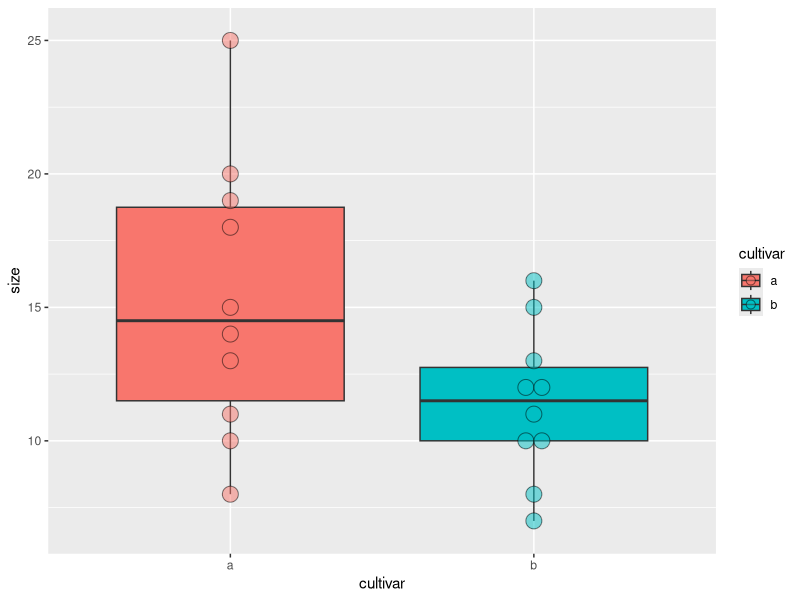
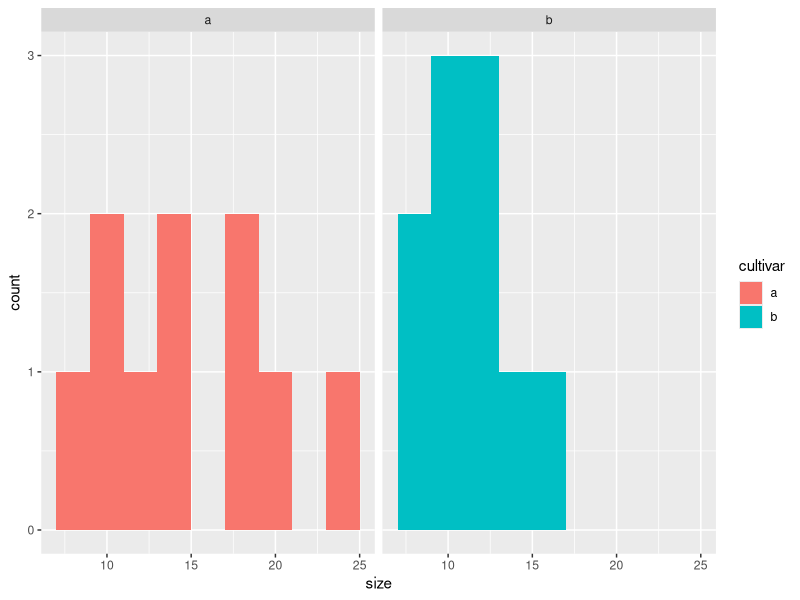

Recreate these plots in R, in order.
## ---- chunk 1
# Je 10 Messwerte für Sorte a und b zu einem Data Frame im long-Format verbinden 
Messwerte_a <- c(20, 19, 25, 10, 8, 15, 13, 18, 11, 14) # Messwerte von Cultivar a
Messwerte_b <- c(12, 15, 16, 7, 8, 10, 12, 11, 13, 10) # Messwerte von Cultivar b
cultivar <- as.factor( c(rep("a", 10), rep("b", 10))) # Bezeichnug der Cultivare in der Tabelle
blume <- data.frame("cultivar" = cultivar, "size" = c(Messwerte_a, Messwerte_b)) # Data frame erstellen 
## ---- chunk 2
# Boxplots

library(ggplot2)

ggplot(blume, aes(x = cultivar, y = size, fill = cultivar)) +
  geom_boxplot() + # Boxplots
  geom_dotplot(binaxis = "y", stackdir = "center", alpha = 0.5) # Datenpunkte darstellen
## ---- chunk 3
# Histogramme

ggplot(blume, aes(x = size, fill = cultivar)) +
  geom_histogram(binwidth = 2) +
  facet_wrap(~ cultivar)
## ---- chunk 4
# Links der Tilde ("~") steht immer die abhängige Variable, rechsts die erklärende(n) Variable(n)
# Alternativ kann man die Werte auch direkt in die t.test()-Funktion eigeben:
# t.test(Messwerte_a, Messwerte_b)

t.test(size ~ cultivar, data = blume) # Zweiseitig "Test auf a ≠ b" (default)
## ---- chunk 5
t.test(size ~ cultivar, alternative = "greater",  data = blume) # Einseitig "Test auf a > b"
t.test(size ~ cultivar, alternative = "less",  data = blume) # Einseitig "Test auf a < b"
## ---- chunk 6
# Varianzen gleich: klassischer t-Test
t.test(size ~ cultivar, var.equal = TRUE, data = blume)

# Varianzen ungleich: Welch's t-Test (siehe Titelzeile des R-Outputs!)
t.test(size ~ cultivar, data = blume) # dasselbe wie var.equal = FALSE
## ---- chunk 7
# Gepaarter t-Test: erster Wert von a wird mit erstem Wert von
# b gepaart, zweiter Wert von a mit zweitem von b ect.

t.test(Messwerte_a, Messwerte_b, paired = TRUE) # für gepaarten t-Test funktioniert Notation "size ~ cultivar" nicht
## ---- chunk 8
binom.test(84, 200) # Anzahl Frauen im Nationalrat (≙ 42.0 %; Stand 2019)
binom.test(116, 200) # Anzahl Männer im Nationalrat (≙ 58.0 %; Stand 2019)
binom.test(3, 7) # Anzahl Frauen im Bundesrat (≙ 42.9 %; Stand 2019)
## ---- chunk 9
# Matrix mit Haarfarbe&Augenfarbe-Kombinationen erstellen
# 38 blond&blau, 14 dunkel&blau, 11 blond&braun, 51 dunkel&braun
count <- matrix(c(38, 14, 11, 51), nrow = 2)
count # Check
rownames(count) <- c("blond", "dunkel") # Benennen für Übersicht
colnames(count) <- c("blau", "braun") #  Benennen für Übersicht
count # Check

# Tests durchführen
chisq.test(count)
fisher.test(count)
